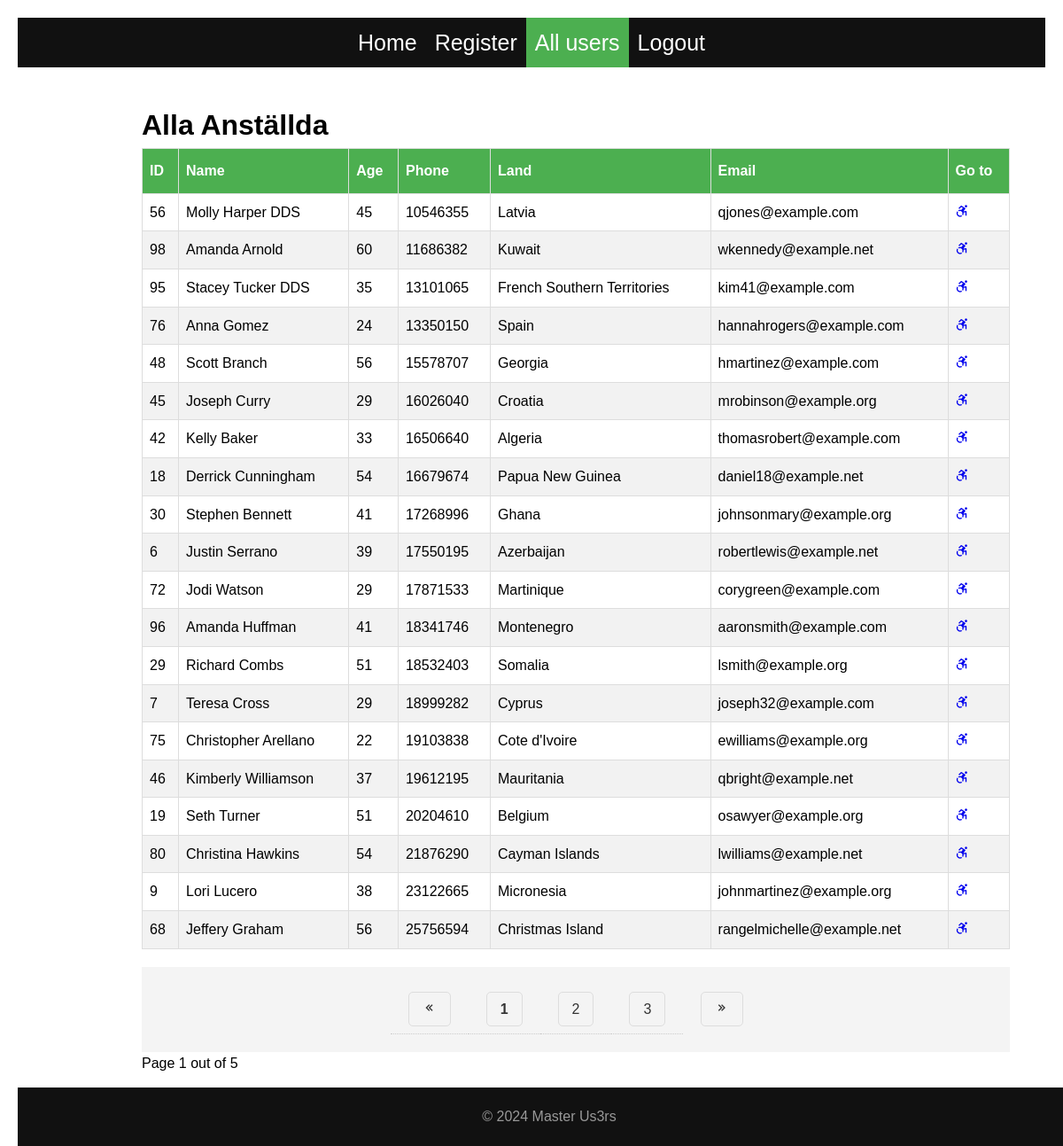
Page /allusers?sort_column=phone&sort_order=asc (signed in) on the earlier database version.
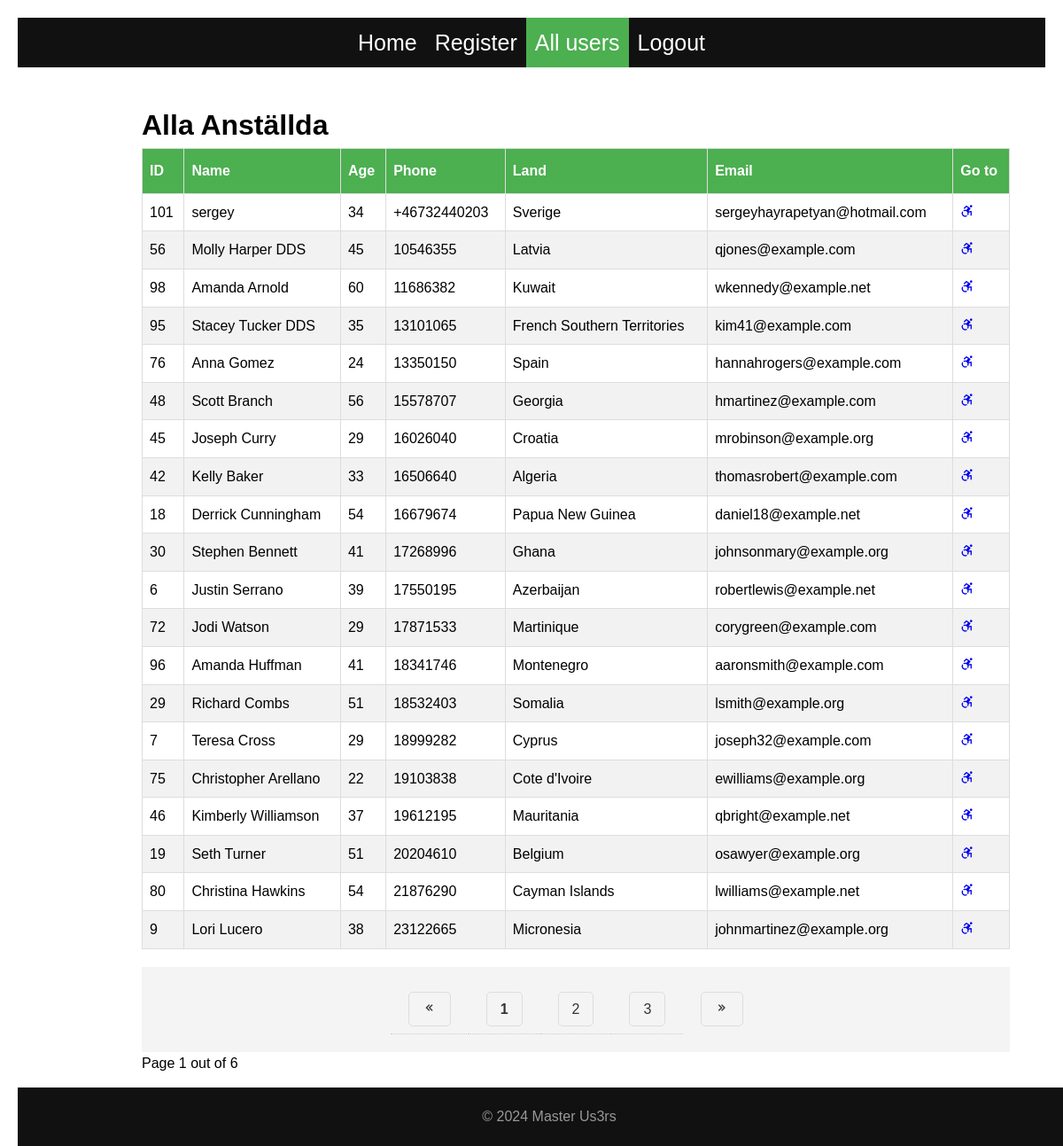
Same page on the later database version.
### models.py (models this page shows)
class Person(db.Model):
    id = db.Column(db.Integer, primary_key=True)
    name = db.Column(db.String(128))
    age = db.Column(db.Integer)
    email = db.Column(db.String(128), unique=True)
    username = db.Column(db.String(128), unique=True)
    land = db.Column(db.String(128))
    phone = db.Column(db.String(128))

### app.py (the view)
@app.route("/allusers")
@login_required
def all_users():
    sorting_column = request.args.get('sort_column', 'name')
    sorting_order = request.args.get('sort_order', 'asc')
    page = request.args.get('page', 1, type=int)
    match sorting_column:
        case 'name':
            sort_by = Person.name
        case 'age':
            sort_by = Person.age
        case 'username':
            sort_by = Person.username
        case 'phone':
            sort_by = Person.phone
        case 'email':
            sort_by = Person.email
        case 'land':
            sort_by = Person.land
        case _:
            sort_by = Person.id
    sort_by = sort_by.asc() if sorting_order == 'asc' else sort_by.desc()
    all_users = Person.query.order_by(sort_by)
    pa_obj = all_users.paginate(page=page, per_page=20, error_out=True)
    return render_template('users.html',
                        all_users=pa_obj.items,
                        pagination=pa_obj,
                        sort_column=sorting_column,
                        sort_order=sorting_order,
                        page=page,
                        pages=pa_obj.pages,
                        has_next=pa_obj.has_next,
                        has_prev=pa_obj.has_prev
                    )

### Templates/users.html (shortened to what this page needs)
{% extends "base.html"%}
{% block content %}
<div class="container">
    <h1>Alla Anställda</h1>
    <table class="table table-bordered">
        <thead>
            <tr>
           <th scope="col">ID
           </th>
           <th scope="col">Name
            </th>
            <th scope="col">Age
            </th>
            <th scope="col">Phone
            </th>
            <th scope="col">Land
            </th>
            <th scope="col">Email
            </th>
            <th scope="col">Go to</th>
        </tr>
    </thead>
    <tbody>
        {% for user in all_users%}
        <tr>
            <td scope="row">{{user.id}}</td>
            <td scope="col">{{user.name}}</td>
            <td scope="col">{{user.age}}</td>
            <td scope="col">{{user.phone}}</td>
            <td scope="col">{{user.land}}</td>
            <td scope="col">{{user.email}}</td>
            <td scope="col">
                <a href="{{url_for('user_page', user_id = user.id)}}">
                    <i class='bx bx-accessibility'></i>
                </a>
            </td>
        </tr>
        {%endfor%}
    </tbody>
 </table>
 <nav aria-label="Page navigation example">
    <ul class="pagination">
        {% if pages !=1 %}
            {% if has_prev %}
            <li class="page-item">
                <a class="page-link" href="{{url_for('all_users', sort_column = sort_column, sort_order = sort_order, page = page - 1)}}" aria-label="Föregående">
                    <i class='bx bx-chevrons-left'></i>
                </a>
            </li>
            {% else %}
            <li class="page-item disabled">
                <a class="page-link"><i class='bx bx-chevrons-left'></i></box-icon></a>
            </li>
            {% endif %}
            {% for page in pagination.iter_pages(left_edge=0, right_edge=0, left_current=2, right_current=2) %}
                {% if page %}
                    {% if page != pagination.page %}
                    <li class="page-item">
                        <a class="page-link" href="{{url_for('all_users', sort_column = sort_column, sort_order = sort_order, page = page)}}">{{ page }}</a>
                    </li>
                    {% else %}
                    <li class="page-item active">
                        <a class="page-link"><strong>{{ page }}</strong></a>
                    </li>
                    {% endif %}
                {% endif %}
            {% endfor %}
            {% if has_next %}
                <li class="page-item">
                    <a class="page-link" href="{{url_for('all_users', sort_column = sort_column, sort_order = sort_order, page = page + 1)}}">
                        <i class='bx bx-chevrons-right'></i>
                    </a>
                </li>
            {% else %}
                <li class="page-item disabled">
                    <a class="page-link"><i class='bx bx-chevrons-right'></i></a>
                </li>
            {% endif %}
        {% endif %}
    </ul>
    <p>Page {{page}} out of {{pages}}</p>
 </nav>
</div>
{% endblock %}

Differences in the rows shown:
no longer on this page (row unchanged): Person: id "68", name "Jeffery Graham", age "56", phone "25756594", land "Christmas Island", email "rangelmichelle@example.net"
added Person: id "101", name "sergey", age "34", phone "+46732440203", land "Sverige", email "sergeyhayrapetyan@hotmail.com"
Other differences:
{{ pages }}: "5" → "6"
